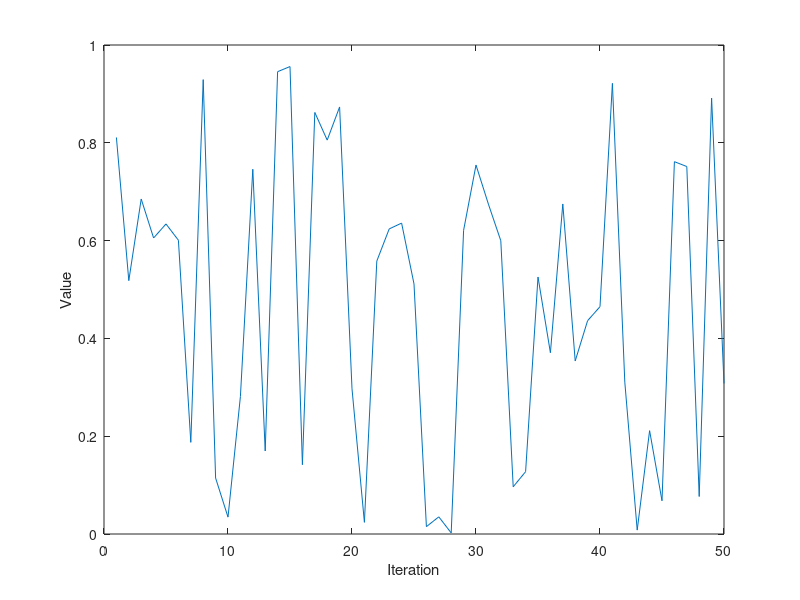

The MATLAB script that drew this image:
data = [];

for N = 1:50
    newValue = rand();
    data = [data newValue];
end

plot(data);
xlabel('Iteration');
ylabel('Value');
